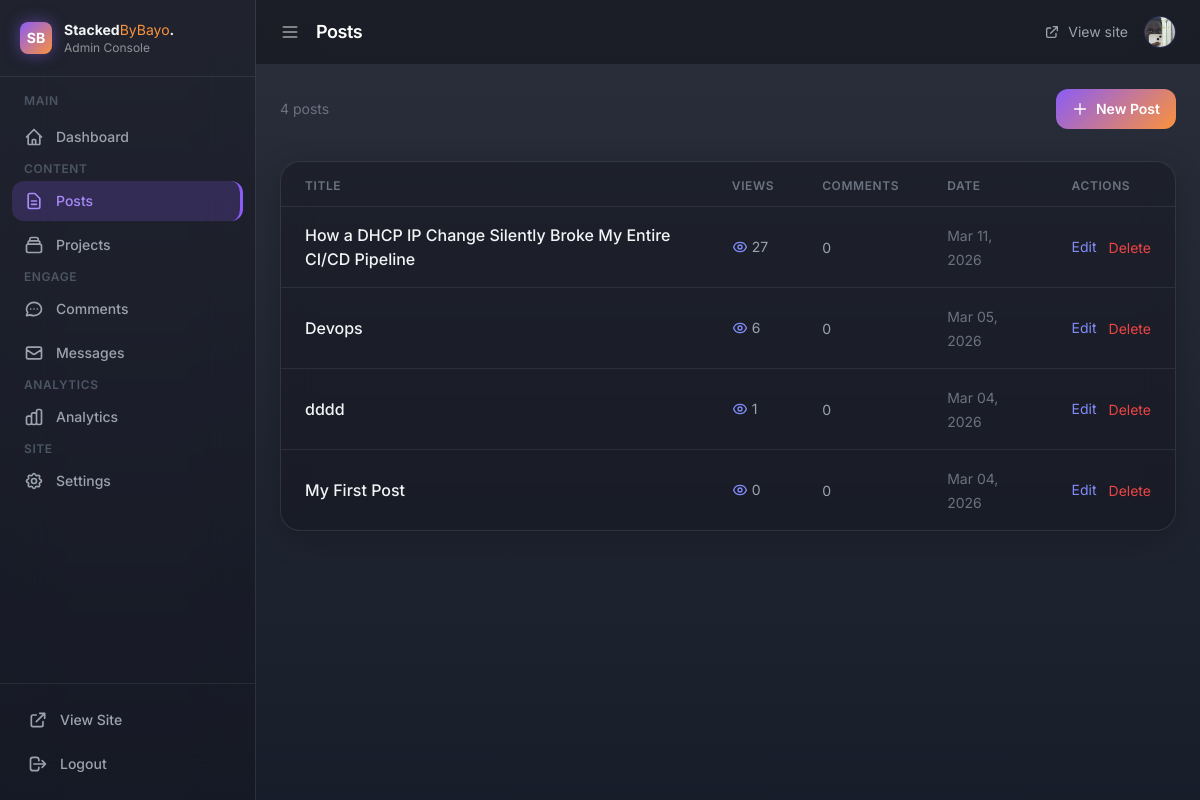
The page /admin/posts (signed in) on the database its author committed.
### app/models.py (models this page shows)
class Post(db.Model):
    id = db.Column(db.Integer, primary_key=True)
    title = db.Column(db.String(200), nullable=False)
    body = db.Column(db.Text, nullable=False)
    created_at = db.Column(db.DateTime, default=datetime.utcnow)
    views = db.Column(db.Integer, default=0)
    comments = db.relationship('Comment', backref='post', lazy=True)

### app/__init__.py (the view)
    @app.route("/admin/posts")
    def admin_posts():
        if not session.get("admin"):
            return redirect(url_for("admin_login"))
        posts = Post.query.order_by(Post.created_at.desc()).all()
        return render_template("admin_posts.html", posts=posts, **admin_context())

### app/templates/admin_posts.html (shortened to what this page needs)
{% extends "admin_base.html" %}
{% block page_title %}Posts{% endblock %}
{% block content %}
<div class="flex justify-between items-center mb-8">
    <p class="text-gray-500 text-sm">{{ posts|length }} post{{ 's' if posts|length != 1 }}</p>
    <a href="/admin/post/new"
        class="gradient-bg text-white font-semibold px-4 py-2.5 rounded-xl hover:opacity-90 transition text-sm flex items-center gap-2">
        <svg class="w-4 h-4" fill="none" viewBox="0 0 24 24" stroke="currentColor">
            <path stroke-linecap="round" stroke-linejoin="round" stroke-width="2" d="M12 4v16m8-8H4"/>
        </svg>
        New Post
    </a>
</div>
{% if posts %}
<div class="glass-panel overflow-hidden">
    <table class="w-full">
        <thead>
            <tr class="border-b border-[rgba(255,255,255,0.08)] px-6">
                <th class="text-left text-xs font-semibold text-gray-500 uppercase tracking-wider pb-3 pt-4 px-6">Title</th>
                <th class="text-left text-xs font-semibold text-gray-500 uppercase tracking-wider pb-3 pt-4 px-6">Views</th>
                <th class="text-left text-xs font-semibold text-gray-500 uppercase tracking-wider pb-3 pt-4 px-6">Comments</th>
                <th class="text-left text-xs font-semibold text-gray-500 uppercase tracking-wider pb-3 pt-4 px-6">Date</th>
                <th class="text-left text-xs font-semibold text-gray-500 uppercase tracking-wider pb-3 pt-4 px-6">Actions</th>
            </tr>
        </thead>
        <tbody class="divide-y divide-[rgba(255,255,255,0.08)]">
            {% for post in posts %}
            <tr class="hover:bg-white/[0.03] transition">
                <td class="py-4 px-6">
                    <a href="/blog/{{ post.id }}" target="_blank"
                        class="font-medium hover:text-indigo-400 transition">
                        {{ post.title }}
                    </a>
                </td>
                <td class="py-4 px-6">
                    <span class="flex items-center gap-1 text-gray-400 text-sm">
                        {{ post.views or 0 }}
                    </span>
                </td>
                <td class="py-4 px-6">
                    <span class="text-gray-400 text-sm">{{ post.comments|length }}</span>
                </td>
                <td class="py-4 px-6">
                    <span class="text-gray-500 text-sm">{{ post.created_at.strftime('%b %d, %Y') }}</span>
                </td>
                <td class="py-4 px-6">
                    <div class="flex items-center gap-3">
                        <a href="/admin/post/{{ post.id }}/edit"
                            class="text-indigo-400 hover:text-indigo-300 text-sm transition">Edit</a>
                        <form method="POST" action="/admin/post/{{ post.id }}/delete"
                            onsubmit="return confirm('Delete this post?')">
                            <button type="submit"
                                class="text-red-500 hover:text-red-400 text-sm transition">Delete</button>
                        </form>
                    </div>
                </td>
            </tr>
            {% endfor %}
        </tbody>
    </table>
</div>
{% endif %}
{% endblock %}

### app/templates/admin_base.html (shortened to what this page needs)
<!DOCTYPE html>
<html lang="en">
<head>
    <script src="https://cdn.tailwindcss.com"></script>
</head>
<body class="min-h-screen flex text-gray-100">
    <aside id="sidebar" class="sidebar fixed top-0 left-0 h-full w-64 z-50 flex flex-col -translate-x-full lg:translate-x-0 transition-transform duration-300" style="background:rgba(20,20,30,0.4); backdrop-filter:blur(24px); border-right:1px solid rgba(255,255,255,0.1);">
        <div class="flex items-center gap-3 px-5 py-5 border-b border-[rgba(255,255,255,0.08)]">
            <div class="w-8 h-8 rounded-lg gradient-bg flex items-center justify-center text-white font-bold text-sm shrink-0 shadow-[0_0_15px_rgba(139,92,246,0.5)]">SB</div>
            <div class="logo-text">
                <p class="font-bold text-sm">Stacked<span style="color:#fb923c;font-weight:400;">ByBayo</span>.</p>
                <p class="text-[rgba(255,255,255,0.5)] text-xs">Admin Console</p>
            </div>
        </div>
        <nav class="flex-1 px-3 py-4 space-y-1 overflow-y-auto">
            <p class="label text-gray-600 text-xs font-semibold uppercase tracking-wider px-3 mb-2">Main</p>
            <a href="/admin" class="nav-item {% if request.path == '/admin' %}active{% endif %} flex items-center gap-3 px-3 py-2.5 rounded-xl text-gray-400 text-sm font-medium">
                <svg class="nav-icon w-5 h-5 shrink-0" fill="none" viewBox="0 0 24 24" stroke="currentColor">
                    <path stroke-linecap="round" stroke-linejoin="round" stroke-width="2" d="M3 12l2-2m0 0l7-7 7 7M5 10v10a1 1 0 001 1h3m10-11l2 2m-2-2v10a1 1 0 01-1 1h-3m-6 0a1 1 0 001-1v-4a1 1 0 011-1h2a1 1 0 011 1v4a1 1 0 001 1m-6 0h6"/>
                </svg>
                <span class="label">Dashboard</span>
            </a>
            <p class="label text-gray-600 text-xs font-semibold uppercase tracking-wider px-3 mt-4 mb-2">Content</p>
            <a href="/admin/posts" class="nav-item {% if '/admin/post' in request.path %}active{% endif %} flex items-center gap-3 px-3 py-2.5 rounded-xl text-gray-400 text-sm font-medium">
                <svg class="nav-icon w-5 h-5 shrink-0" fill="none" viewBox="0 0 24 24" stroke="currentColor">
                    <path stroke-linecap="round" stroke-linejoin="round" stroke-width="2" d="M9 12h6m-6 4h6m2 5H7a2 2 0 01-2-2V5a2 2 0 012-2h5.586a1 1 0 01.707.293l5.414 5.414a1 1 0 01.293.707V19a2 2 0 01-2 2z"/>
                </svg>
                <span class="label">Posts</span>
            </a>
            <a href="/admin/projects" class="nav-item {% if '/admin/project' in request.path %}active{% endif %} flex items-center gap-3 px-3 py-2.5 rounded-xl text-gray-400 text-sm font-medium">
                <span class="label">Projects</span>
            </a>
            <p class="label text-gray-600 text-xs font-semibold uppercase tracking-wider px-3 mt-4 mb-2">Engage</p>
            <a href="/admin/comments" class="nav-item {% if '/admin/comment' in request.path %}active{% endif %} flex items-center gap-3 px-3 py-2.5 rounded-xl text-gray-400 text-sm font-medium">
                <span class="label">Comments</span>
            </a>
            <a href="/admin/messages" class="nav-item {% if '/admin/message' in request.path %}active{% endif %} flex items-center gap-3 px-3 py-2.5 rounded-xl text-gray-400 text-sm font-medium">
                <svg class="nav-icon w-5 h-5 shrink-0" fill="none" viewBox="0 0 24 24" stroke="currentColor">
                    <path stroke-linecap="round" stroke-linejoin="round" stroke-width="2" d="M3 8l7.89 5.26a2 2 0 002.22 0L21 8M5 19h14a2 2 0 002-2V7a2 2 0 00-2-2H5a2 2 0 00-2 2v10a2 2 0 002 2z"/>
                </svg>
                <span class="label">Messages</span>
            </a>
            <p class="label text-gray-600 text-xs font-semibold uppercase tracking-wider px-3 mt-4 mb-2">Analytics</p>
            <a href="/admin" class="nav-item flex items-center gap-3 px-3 py-2.5 rounded-xl text-gray-400 text-sm font-medium">
                <span class="label">Analytics</span>
            </a>
            <p class="label text-gray-600 text-xs font-semibold uppercase tracking-wider px-3 mt-4 mb-2">Site</p>
            <a href="/admin/settings" class="nav-item {% if '/admin/settings' in request.path %}active{% endif %} flex items-center gap-3 px-3 py-2.5 rounded-xl text-gray-400 text-sm font-medium">
                <span class="label">Settings</span>
            </a>
        </nav>
        <div class="border-t border-[rgba(255,255,255,0.08)] p-4">
            <a href="/" target="_blank" class="nav-item flex items-center gap-3 px-3 py-2.5 rounded-xl text-gray-400 text-sm font-medium mb-1">
                <svg class="w-5 h-5 shrink-0" fill="none" viewBox="0 0 24 24" stroke="currentColor">
                    <path stroke-linecap="round" stroke-linejoin="round" stroke-width="2" d="M10 6H6a2 2 0 00-2 2v10a2 2 0 002 2h10a2 2 0 002-2v-4M14 4h6m0 0v6m0-6L10 14"/>
                </svg>
                <span class="label">View Site</span>
            </a>
            <a href="/admin/logout" class="nav-item flex items-center gap-3 px-3 py-2.5 rounded-xl text-gray-400 text-sm font-medium hover:text-red-400">
                <svg class="w-5 h-5 shrink-0" fill="none" viewBox="0 0 24 24" stroke="currentColor">
                    <path stroke-linecap="round" stroke-linejoin="round" stroke-width="2" d="M17 16l4-4m0 0l-4-4m4 4H7m6 4v1a3 3 0 01-3 3H6a3 3 0 01-3-3V7a3 3 0 013-3h4a3 3 0 013 3v1"/>
                </svg>
                <span class="label">Logout</span>
            </a>
        </div>
    </aside>
    <div id="main-content" class="flex-1 lg:ml-64 min-h-screen flex flex-col transition-all duration-300">
        <header class="sticky top-0 z-40 px-6 py-4 flex items-center justify-between" style="background:rgba(15,15,20,0.5); backdrop-filter:blur(24px); border-bottom:1px solid rgba(255,255,255,0.08);">
            <div class="flex items-center gap-4">
                <button id="toggle-sidebar" class="text-[rgba(255,255,255,0.6)] hover:text-white transition">
                    <svg class="w-5 h-5" fill="none" viewBox="0 0 24 24" stroke="currentColor">
                        <path stroke-linecap="round" stroke-linejoin="round" stroke-width="2" d="M4 6h16M4 12h16M4 18h16"/>
                    </svg>
                </button>
                <h1 class="text-lg font-semibold text-white tracking-tight">{% block page_title %}Dashboard{% endblock %}</h1>
            </div>
            <div class="flex items-center gap-4">
                <a href="/" target="_blank" class="text-gray-400 hover:text-white text-sm transition flex items-center gap-2">
                    <svg class="w-4 h-4" fill="none" viewBox="0 0 24 24" stroke="currentColor">
                        <path stroke-linecap="round" stroke-linejoin="round" stroke-width="2" d="M10 6H6a2 2 0 00-2 2v10a2 2 0 002 2h10a2 2 0 002-2v-4M14 4h6m0 0v6m0-6L10 14"/>
                    </svg>
                    View site
                </a>
                <div class="w-8 h-8 rounded-full overflow-hidden border border-indigo-500/30">
                    {% if profile_exists is defined and profile_exists %}
                    <img src="/static/uploads/profile.jpg" class="w-full h-full object-cover object-top">
                    {% else %}
                    <div class="w-full h-full gradient-bg flex items-center justify-center text-white text-sm font-bold">B</div>
                    {% endif %}
                </div>
            </div>
        </header>
        <main class="flex-1 p-6">
            {% block content %}{% endblock %}
        </main>
    </div>
</body>
</html>

### app/templates/admin_base.html (style rules this page uses)
body { font-family: 'Inter', sans-serif; background: linear-gradient(rgba(4,10,24,0.85), rgba(4,10,24,0.92)), url('https://images.unsplash.com/photo-1634017839464-5c339ebe3cb4?q=80&w=1400&auto=format&fit=crop') center/cover fixed; color: #f1f5f9; }
.gradient-bg { background: linear-gradient(135deg, #8b5cf6, #fb923c); }
.sidebar { transition: width 0.3s ease; }
.nav-item { transition: background 0.2s ease, color 0.2s ease; }
.nav-item.active { background: rgba(139,92,246,0.2); color: #a78bfa; border-right: 3px solid #8b5cf6; }
.nav-item.active .nav-icon { color: #a78bfa; }
#main-content { transition: margin-left 0.3s ease; }
.glass-panel { background: rgba(20,20,30,0.45); backdrop-filter: blur(16px); -webkit-backdrop-filter: blur(16px); border: 1px solid rgba(255,255,255,0.1); border-radius: 20px; box-shadow: 0 8px 32px rgba(0,0,0,0.2); }

### rows shown on the page
Post: title "How a DHCP IP Change Silently Broke My Entire CI/CD Pipeline", views "27", comments|length "0", created_at "Mar 11, 2026"
Post: title "Devops", views "6", comments|length "0", created_at "Mar 05, 2026"
Post: title "dddd", views "1", comments|length "0", created_at "Mar 04, 2026"
Post: title "My First Post", views "0", comments|length "0", created_at "Mar 04, 2026"

### other values the page prints
{{ posts|length }} "4"
{{ 's' if posts|length != 1 }} "s"
